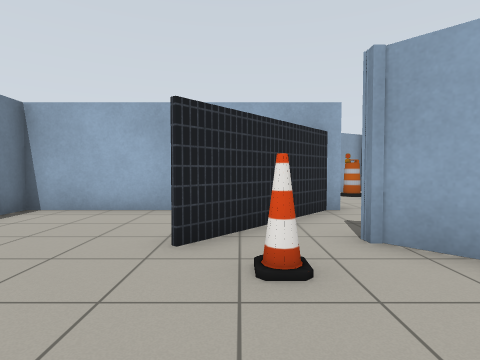
view 1 (above)

16 first-person views from a walk through a Gazebo world. The camera is 0.94 m above the floor, tilts 2° down and sees 80° across. The floor is counted in squares, 1 m on a side. Each view is taken from the middle of a square. On the plan, view 1 faces up. The plan holds only what a view shows up to about 11 squares ahead; the rest is blank. Some surface patterns are stand-ins.

view 2
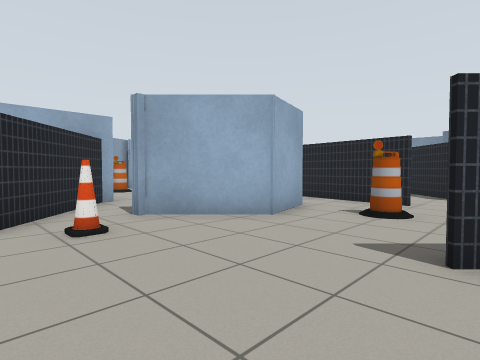

view 3
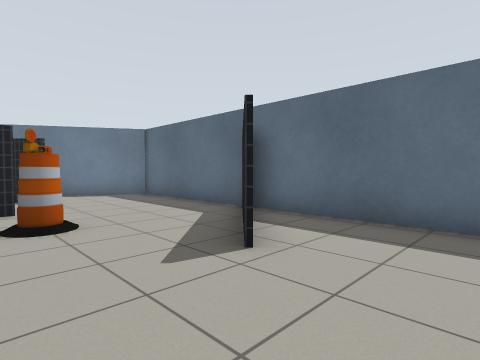

view 4
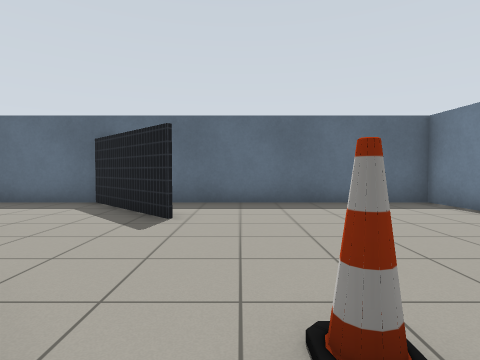

view 5
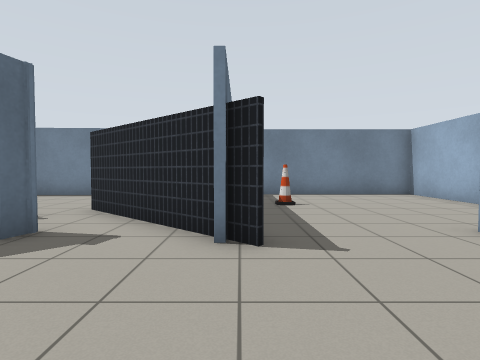

view 6
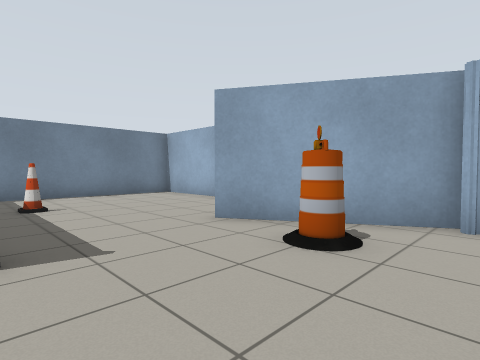

view 7
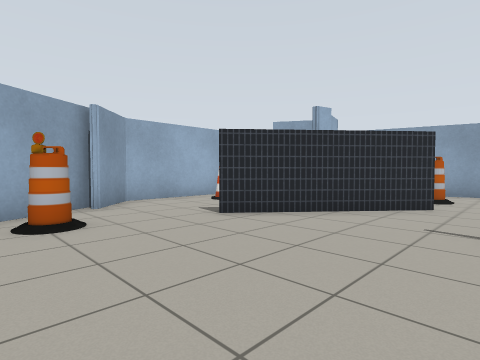

view 8
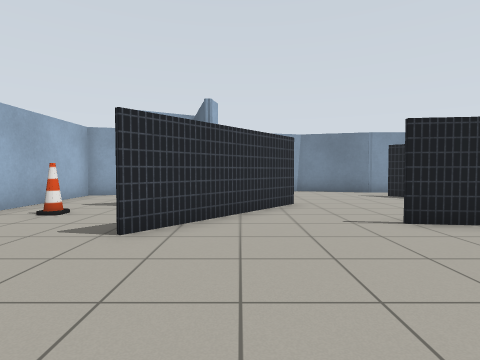

view 9
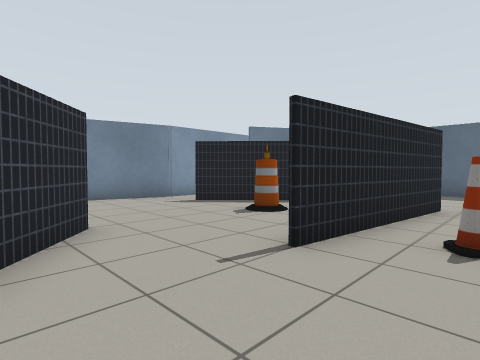

view 10
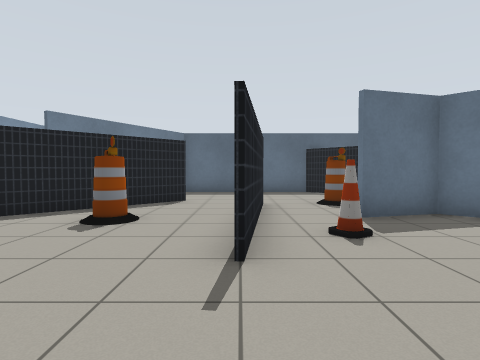

view 11
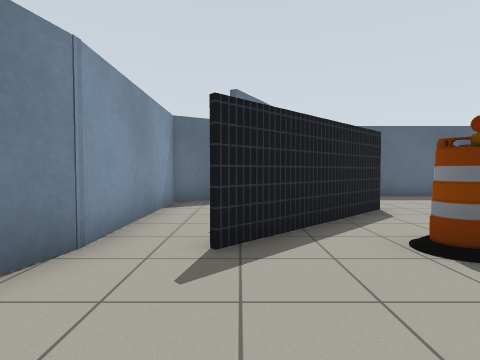

view 12
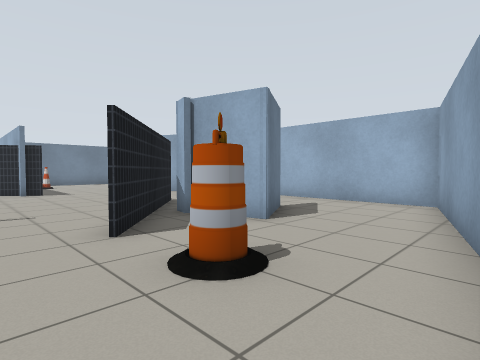

view 13
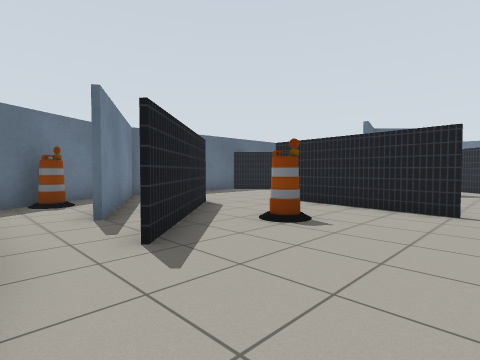

view 14
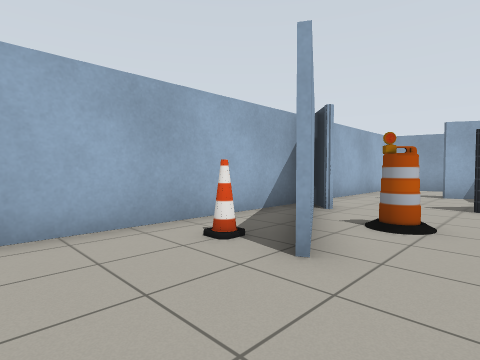

view 15
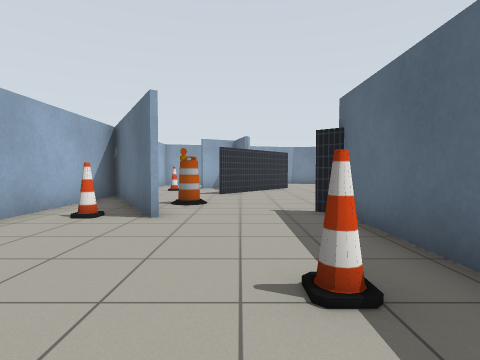

view 16
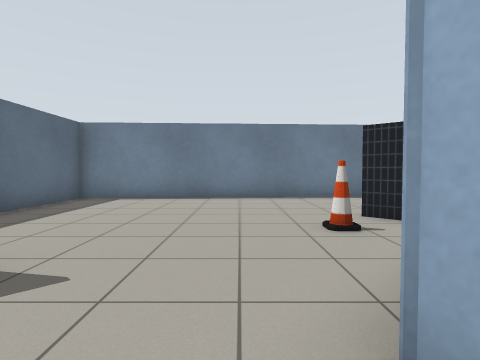

### Floor plan
Key: @ floor where view 1 was taken; # wall or solid block; . floor; B barrel; F fence; C cone.
Columns run from 5 left of view 1 to 16 right of it. Each row starts with its distance up from view 1.
 14 ####################
 13 #.........##.......#
 12 #......C###...C....#
 11 #......#...........##
 10 #........B..F...#...#
  9 #............F###...#
  8 #..C..........FF....#
  7 #######F.......FF.B.##
  6 #.....F..............#
  5 #....FF......F.......#
  4 #...FF.....C.F.......#
  3 #....C.##....F.BB...##
  2 #.......###..F...FF.#
  1 #............F..FF..#
  0 #....@....B.F..FF #.#
 -1 #..............F.##.#
 -2 #.......F........#..#
 -3 #.......FF......##B##
 -4 #........#F.....####
 -5 #########  F#####

Where each view was taken, in squares from view 1:
view 1: 0 up, 0 right, facing up
view 2: 2 down, 1 left, facing up-right
view 3: 1 up, 0 right, facing down-right
view 4: 4 up, 1 right, facing down
view 5: 7 up, 6 right, facing left
view 6: 7 up, 6 right, facing up-left
view 7: 5 up, 3 right, facing up-right
view 8: 8 up, 3 right, facing right
view 9: 8 up, 6 right, facing down-right
view 10: 8 up, 8 right, facing down
view 11: 6 up, 13 right, facing down
view 12: 5 up, 15 right, facing up-left
view 13: 6 up, 15 right, facing down-left
view 14: 9 up, 1 left, facing up-right
view 15: 9 up, 4 left, facing right
view 16: 1 up, 5 right, facing left
